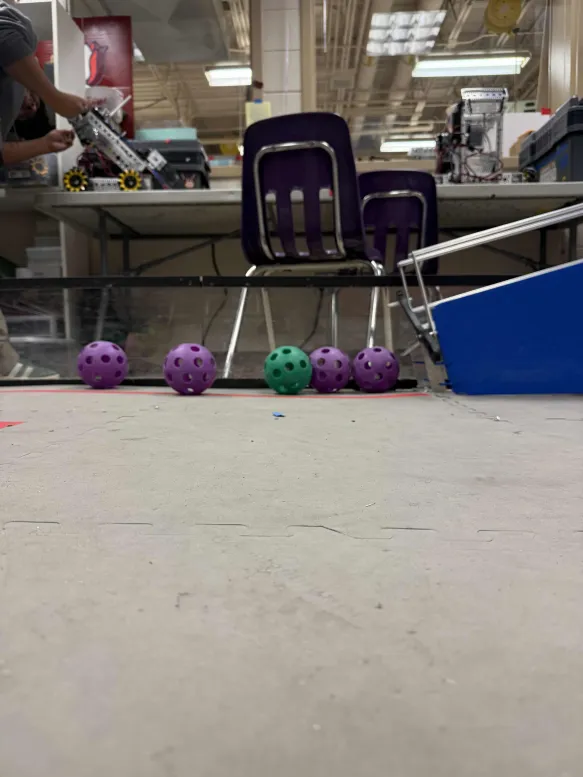
#> input picture images/IMG_3049.webp, 583 x 777 px, given in place of IMG_3055.mov, which was not available
$ python detect-objects-hough-video.py
#> lines starting #> are read from the running program, lines starting #| are printed output that depends on the picture; after the words box and inside, x2 and y2 are one past the last pixel; in counts of white or black regions, pixels touching at a corner belong together; pictures that were not available may be replaced by others from this repository, and a replacement may not be noted
import cv2
import numpy as np

# ---------------- Constants ---------------- #
VIDEO_PATH = "IMG_3055.mov"
OUTPUT_OVERLAY_PATH = "output_overlay.mp4"   # Overlayed video
OUTPUT_MASK_PATH = "output_mask.mp4"         # Mask-only video

LOWER_PURPLE = np.array([135, 60, 80])
UPPER_PURPLE = np.array([175, 255, 255])

LOWER_GREEN = np.array([38, 55, 70])
UPPER_GREEN = np.array([85, 255, 255])

BALL_DIAMETER_CM = {
    "purple": 12.7,
    "green": 12.7,
}

FOCAL_LENGTH_PX = 800

MORPH_KERNEL_SIZE = 3
GAUSSIAN_BLUR = (3, 3)
CIRCLE_MIN_DIST = 20
CIRCLE_DP = 1.2
CIRCLE_PARAM1 = 50
CIRCLE_PARAM2 = 16
CIRCLE_MIN_RADIUS = 5
CIRCLE_MAX_RADIUS = 100
COVERAGE_THRESHOLD = 0.7
SCALE = 0.6


# ---------------- Functions ---------------- #
def adaptive_kernel(image, base_size=3):
    h, w = image.shape[:2]
    k = max(3, min(base_size * (w // 640), 7))
    return np.ones((k, k), np.uint8)


def remove_nested_circles(circles, containment_tol=1.0):
    if not circles:
        return circles
    circles = sorted(circles, key=lambda c: c[2], reverse=True)
    keep = []
    for i, (x1, y1, r1) in enumerate(circles):
        contained = False
        for (x2, y2, r2) in keep:
            dist = np.sqrt((x1 - x2)**2 + (y1 - y2)**2)
            if dist + r1 * containment_tol <= r2:
                contained = True
                break
        if not contained:
            keep.append((x1, y1, r1))
    return keep


def detect_balls(image, COLOR_LOW, COLOR_HIGH):
    hsv = cv2.cvtColor(image, cv2.COLOR_BGR2HSV)
    mask = cv2.inRange(hsv, COLOR_LOW, COLOR_HIGH)
    kernel = adaptive_kernel(image)
    mask = cv2.morphologyEx(mask, cv2.MORPH_OPEN, kernel)
    mask = cv2.morphologyEx(mask, cv2.MORPH_CLOSE, kernel)
    mask = cv2.GaussianBlur(mask, GAUSSIAN_BLUR, 0)

    circles = cv2.HoughCircles(
        mask, cv2.HOUGH_GRADIENT,
        dp=CIRCLE_DP, minDist=CIRCLE_MIN_DIST,
        param1=CIRCLE_PARAM1, param2=CIRCLE_PARAM2,
        minRadius=CIRCLE_MIN_RADIUS, maxRadius=CIRCLE_MAX_RADIUS
    )

    output = []
    if circles is not None:
        circles = np.uint16(np.around(circles))
        for x, y, r in circles[0, :]:
            circle_mask = np.zeros_like(mask)
            cv2.circle(circle_mask, (x, y), r, 255, -1)
            coverage = cv2.countNonZero(cv2.bitwise_and(mask, circle_mask)) / (np.pi * r * r)
            if coverage > COVERAGE_THRESHOLD:
                output.append((x, y, r))
    output = remove_nested_circles(output, 0.1)
    return mask, output


def estimate_depth(focal_length_px, real_diameter_cm, pixel_radius):
    diameter_px = pixel_radius * 2
    if diameter_px == 0:
        return None
    depth_cm = (focal_length_px * real_diameter_cm) / diameter_px
    return depth_cm


# ---------------- Video Processing ---------------- #
cap = cv2.VideoCapture(VIDEO_PATH)
if not cap.isOpened():
    raise FileNotFoundError(f"Could not open video: {VIDEO_PATH}")

frame_width = int(cap.get(cv2.CAP_PROP_FRAME_WIDTH))
frame_height = int(cap.get(cv2.CAP_PROP_FRAME_HEIGHT))
fps = cap.get(cv2.CAP_PROP_FPS)

fourcc = cv2.VideoWriter_fourcc(*'H264')
out_overlay = cv2.VideoWriter(OUTPUT_OVERLAY_PATH, fourcc, fps, (frame_width, frame_height))
out_mask = cv2.VideoWriter(OUTPUT_MASK_PATH, fourcc, fps, (frame_width, frame_height), isColor=False)

prev_shape = None
kernel = None
frame_idx = 0

while True:
    ret, frame = cap.read()
#> frame is the input picture: shape (777, 583, 3); mean B, G, R 121, 125.2, 130.7
    if not ret:
        break

    frame_small = cv2.resize(frame, None, fx=SCALE, fy=SCALE, interpolation=cv2.INTER_AREA)
    if frame_small.shape != prev_shape:
        kernel = adaptive_kernel(frame_small)
#> kernel = [[1, 1, 1], [1, 1, 1], [1, 1, 1]]
        prev_shape = frame_small.shape

    # Detect both colors
    mask_purple, purple_circles = detect_balls(frame_small, LOWER_PURPLE, UPPER_PURPLE)
#> in detect_balls, `mask = cv2.inRange(hsv, COLOR_LOW, COLOR_HIGH)`:
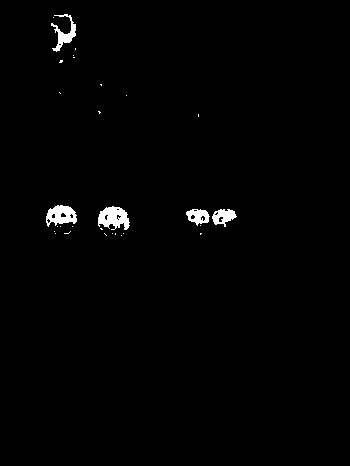
#> mask: shape (466, 350); 1.1% white; 29 white regions (24 under 20 px), largest, box (x1, y1, x2, y2) and area: (98, 206, 130, 230) 508, (46, 205, 77, 227) 433, (51, 14, 76, 52) 329, (212, 209, 237, 227) 260, (186, 209, 210, 226) 247
#> in detect_balls, `circles = cv2.HoughCircles( mask, cv2.HOUGH_GRADIENT, dp=CIRCLE_DP, mi..`: circles = [[63, 216.6, 12.44], [113.4, 219, 13.88], [199.8, 216.6, 7.52], [221.4, 217.8, 8.96]]
#> in detect_balls, `circles = np.uint16(np.around(circles))`: circles = [[63, 217, 12], [113, 219, 14], [200, 217, 8], [221, 218, 9]]
#> the loop in detect_balls, `for x, y, r in circles[0, :]:` made 4 passes
#> (x, y, r, coverage) on passes 1 to 4: (63, 217, 12, 0.813), (113, 219, 14, 0.817), (200, 217, 8, 0.94), (221, 218, 9, 0.845)
#> after the loop in detect_balls, `for x, y, r in circles[0, :]:`:
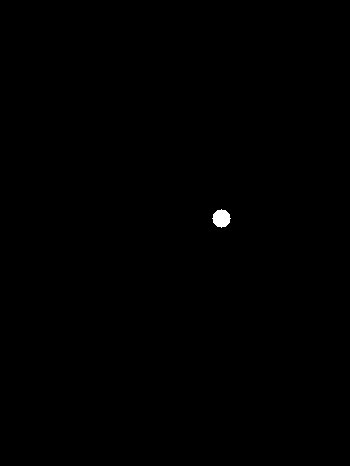
#> circle_mask: shape (466, 350); 0.16% white; 1 white region, box (x1, y1, x2, y2) and area: (212, 209, 231, 228) 253
#> after the loop in detect_balls, `for x, y, r in circles[0, :]:`: output = [(63, 217, 12), (113, 219, 14), (200, 217, 8), (221, 218, 9)]
#> in remove_nested_circles, `circles = sorted(circles, key=lambda c: c[2], reverse=True)`: circles = [(113, 219, 14), (63, 217, 12), (221, 218, 9), (200, 217, 8)]
#> the loop in remove_nested_circles, `for i, (x1, y1, r1) in enumerate(circles):` made 4 passes
#> after the loop in remove_nested_circles, `for i, (x1, y1, r1) in enumerate(circles):`: keep has the same summary as circles
#> in detect_balls, `output = remove_nested_circles(output, 0.1)`: output has the same summary as circles in remove_nested_circles
#> purple_circles has the same summary as circles in remove_nested_circles
    mask_green, green_circles = detect_balls(frame_small, LOWER_GREEN, UPPER_GREEN)
#> in detect_balls (call 2), `mask = cv2.inRange(hsv, COLOR_LOW, COLOR_HIGH)`:
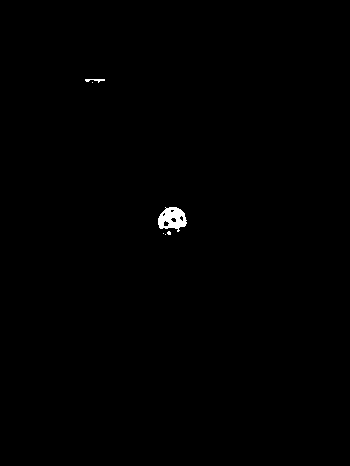
#> mask: shape (466, 350); 0.32% white; 6 white regions (4 under 20 px), largest, box (x1, y1, x2, y2) and area: (158, 207, 187, 232) 462, (85, 79, 105, 83) 42
#> in detect_balls (call 2), `circles = cv2.HoughCircles( mask, cv2.HOUGH_GRADIENT, dp=CIRCLE_DP, mi..`: circles = [[171, 221.4, 14.12]]
#> in detect_balls (call 2), `circles = np.uint16(np.around(circles))`: circles = [[171, 221, 14]]
#> the loop in detect_balls (call 2), `for x, y, r in circles[0, :]:` made 1 pass
#> (x, y, r, coverage) on pass 1: (171, 221, 14, 0.861)
#> after the loop in detect_balls (call 2), `for x, y, r in circles[0, :]:`:
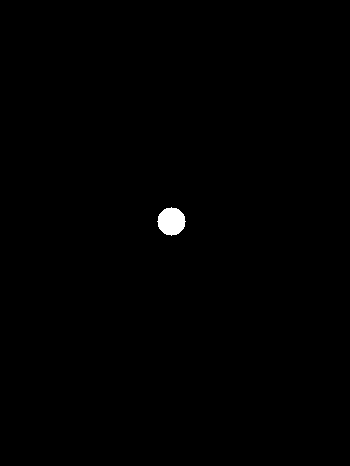
#> circle_mask: shape (466, 350); 0.38% white; 1 white region, box (x1, y1, x2, y2) and area: (157, 207, 186, 236) 613
#> after the loop in detect_balls (call 2), `for x, y, r in circles[0, :]:`: output = [(171, 221, 14)]
#> the loop in remove_nested_circles (call 2), `for i, (x1, y1, r1) in enumerate(circles):` made 1 pass
#> green_circles = [(171, 221, 14)]

    # Combine masks
    combined_mask = cv2.bitwise_or(mask_purple, mask_green)

    # Draw detections and depth
    overlay = frame.copy()
    for x, y, r in purple_circles:
        x, y, r = int(x / SCALE), int(y / SCALE), int(r / SCALE)
        depth = estimate_depth(FOCAL_LENGTH_PX, BALL_DIAMETER_CM["purple"], r)
        cv2.circle(overlay, (x, y), r, (255, 0, 255), 2)
        if depth:
            cv2.putText(overlay, f"{depth:.1f}cm", (x - 30, y - r - 10),
                        cv2.FONT_HERSHEY_SIMPLEX, 0.5, (255, 0, 255), 1)
#> this loop made 4 passes
#> (x, y, r, diameter_px in estimate_depth, depth_cm in estimate_depth, depth) on passes 1 to 4: (188, 365, 23, 46, 220.9, 220.9), (105, 361, 20, 40, 254, 254), (368, 363, 15, 30, 338.7, 338.7), (333, 361, 13, 26, 390.8, 390.8)
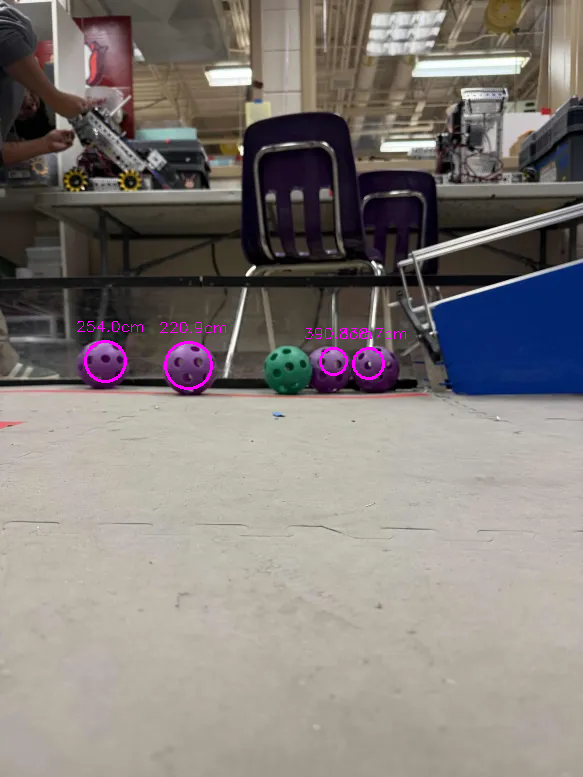
#> overlay: shape (777, 583, 3); 0.42% of pixels changed, all inside (x1, y1, x2, y2) = (77, 321, 406, 390)

    for x, y, r in green_circles:
        x, y, r = int(x / SCALE), int(y / SCALE), int(r / SCALE)
        depth = estimate_depth(FOCAL_LENGTH_PX, BALL_DIAMETER_CM["green"], r)
        cv2.circle(overlay, (x, y), r, (0, 255, 0), 2)
        if depth:
            cv2.putText(overlay, f"{depth:.1f}cm", (x - 30, y - r - 10),
                        cv2.FONT_HERSHEY_SIMPLEX, 0.5, (0, 255, 0), 1)
#> this loop made 1 pass
#> (x, y, r, diameter_px in estimate_depth, depth_cm in estimate_depth, depth) on pass 1: (285, 368, 23, 46, 220.9, 220.9)
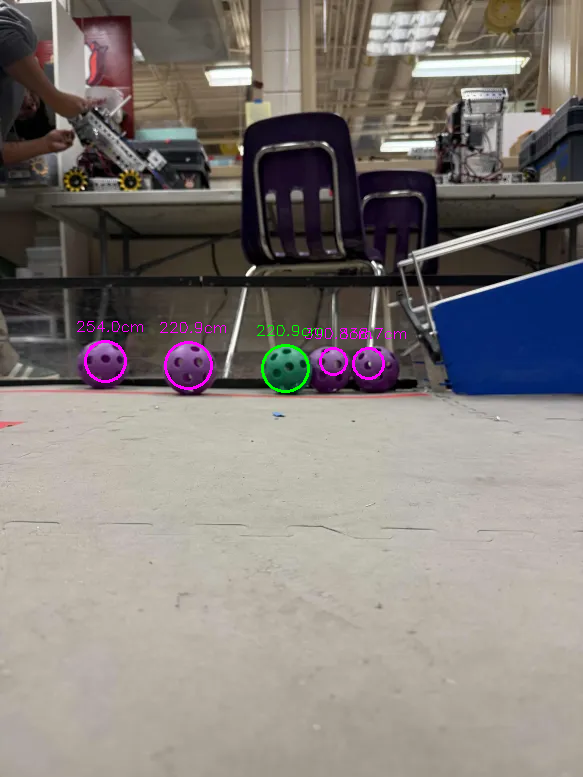
#> overlay: shape (777, 583, 3); 0.13% of pixels changed, all inside (x1, y1, x2, y2) = (257, 325, 323, 393)

    # Combine mask for visualization
    combined_mask_full = cv2.resize(combined_mask, (frame_width, frame_height), interpolation=cv2.INTER_NEAREST)
    combined_mask_bgr = cv2.cvtColor(combined_mask_full, cv2.COLOR_GRAY2BGR)
    output_frame = cv2.addWeighted(overlay, 0.8, combined_mask_bgr, 0.2, 0)
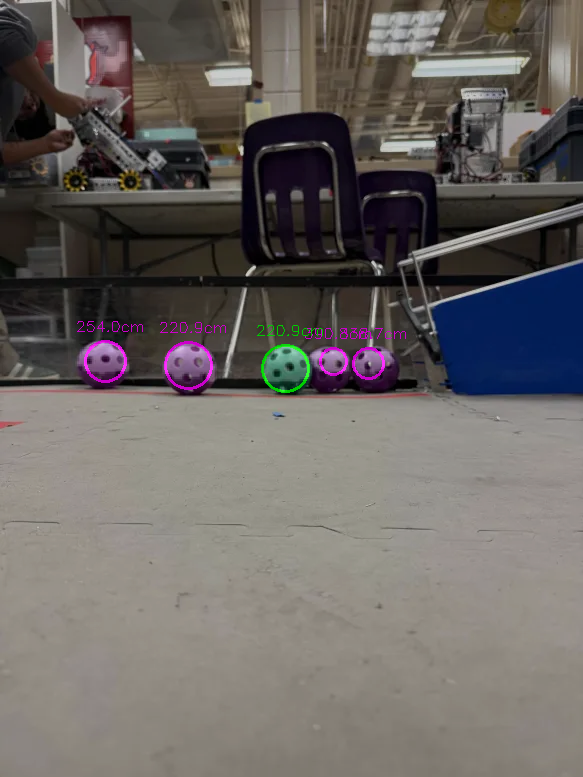
#> output_frame: shape (777, 583, 3); mean B, G, R 98, 100.8, 105.8

    # Write frames
    out_overlay.write(output_frame)
    out_mask.write(combined_mask_full)

    # Show preview
    if frame_idx % 5 == 0:
        cv2.imshow("Detection + Depth", output_frame)
        cv2.imshow("Mask", combined_mask_full)
        if cv2.waitKey(1) == ord('q'):
#> (key q is pressed here)
            break

    frame_idx += 1

# Cleanup
cap.release()
out_overlay.release()
out_mask.release()
cv2.destroyAllWindows()

print(f"Processed overlay video saved to: {OUTPUT_OVERLAY_PATH}")
print(f"Processed mask video saved to: {OUTPUT_MASK_PATH}")
